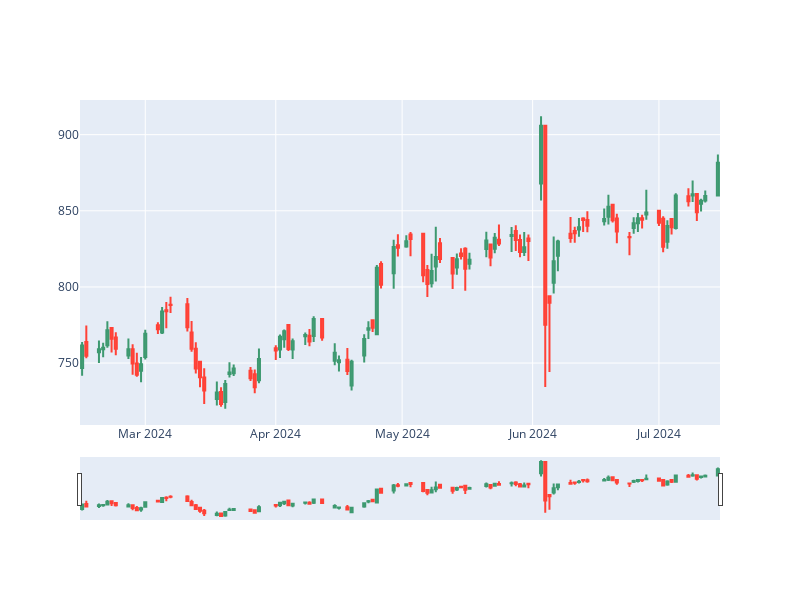

The code cell stored with this chart in its notebook:
### Code cell
fig = go.Figure(
    data = [
        go.Candlestick(
            x = df.index, open = df['1. open'], high = df['2. high'], low = df['3. low'], close = df['4. close']
        )
    ]
)
fig.update_layout(width = 800, height = 600)
fig.show()
